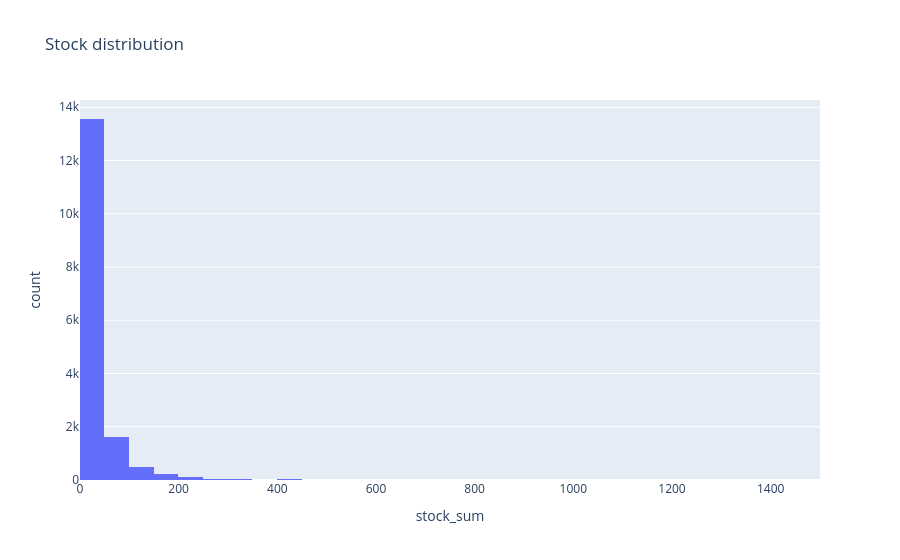

The notebook cell saved with this chart:
### Code cell
describe_stock_sum = (pd.DataFrame(df['stock_sum']
                            .describe())
                            .reset_index()
                            .rename(columns={'index': 'metric'})
                            )
eda_tables['Описание stock_sum'] = describe_stock_sum

print('Описание stock_sum:')
display(describe_stock_sum)

fig = px.histogram(
    df,
    x='stock_sum',
    nbins=50,
    range_x=[0, 1500],
    title='Stock distribution'
)
eda_figs['Stock distribution'] = fig
fig.show()

### Figure 1 — Plotly figure (JSON) as saved in the notebook; plotly's stock layout.template omitted (floating-point values rounded to 4 significant figures; data arrays with more than 128 entries replaced by an {"elided": "..."} marker saying what was removed)
{"data": [{"bingroup": "x", "hovertemplate": "stock_sum=%{x}<br>count=%{y}<extra></extra>", "legendgroup": "", "marker": {"color": "#636efa", "pattern": {"shape": ""}}, "name": "", "nbinsx": 50, "orientation": "v", "showlegend": false, "type": "histogram", "x": {"elided": "16200 float values"}, "xaxis": "x", "yaxis": "y"}], "layout": {"barmode": "relative", "legend": {"tracegroupgap": 0}, "title": {"text": "Stock distribution"}, "xaxis": {"anchor": "y", "domain": [0, 1], "range": [0, 1500], "title": {"text": "stock_sum"}}, "yaxis": {"anchor": "x", "domain": [0, 1], "title": {"text": "count"}}}}
